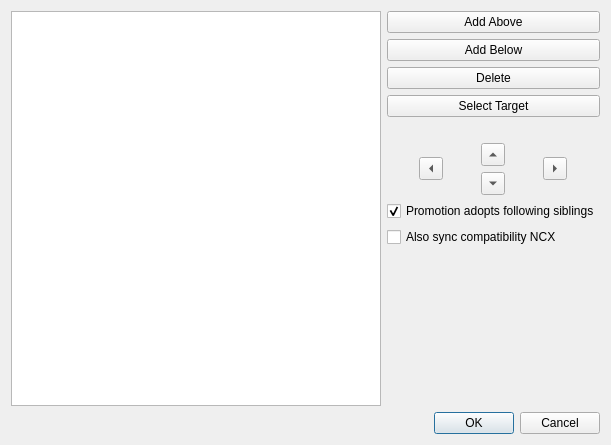
<?xml version="1.0" encoding="UTF-8"?>
<ui version="4.0">
 <class>EditTOC</class>
 <widget class="QDialog" name="EditTOC">
  <property name="geometry">
   <rect>
    <x>0</x>
    <y>0</y>
    <width>611</width>
    <height>445</height>
   </rect>
  </property>
  <property name="windowTitle">
   <string>Edit Table Of Contents</string>
  </property>
  <layout class="QVBoxLayout" name="verticalLayout">
   <item>
    <layout class="QHBoxLayout" name="horizontalLayout">
     <item>
      <widget class="QTreeView" name="TOCTree">
       <property name="sizePolicy">
        <sizepolicy hsizetype="Expanding" vsizetype="Expanding">
         <horstretch>1</horstretch>
         <verstretch>1</verstretch>
        </sizepolicy>
       </property>
       <property name="tabKeyNavigation">
        <bool>false</bool>
       </property>
       <property name="showDropIndicator" stdset="0">
        <bool>false</bool>
       </property>
       <property name="dragEnabled">
        <bool>false</bool>
       </property>
       <property name="alternatingRowColors">
        <bool>true</bool>
       </property>
       <property name="indentation">
        <number>15</number>
       </property>
       <property name="uniformRowHeights">
        <bool>true</bool>
       </property>
      </widget>
     </item>
     <item>
      <layout class="QVBoxLayout" name="verticalLayout_2">
       <item>
        <widget class="QPushButton" name="AddEntryAbove">
         <property name="toolTip">
          <string>Insert a blank entry above the currently selected entry.</string>
         </property>
         <property name="text">
          <string>Add Above</string>
         </property>
         <property name="focusPolicy">
           <enum>Qt::TabFocus</enum>
         </property>
        </widget>
       </item>
       <item>
        <widget class="QPushButton" name="AddEntryBelow">
         <property name="toolTip">
          <string>Add a blank entry below the currently selected entry.</string>
         </property>
         <property name="text">
          <string>Add Below</string>
         </property>
         <property name="focusPolicy">
           <enum>Qt::TabFocus</enum>
         </property>
        </widget>
       </item>
       <item>
        <widget class="QPushButton" name="DeleteEntry">
         <property name="toolTip">
          <string>Delete the selected TOC entry</string>
         </property>
         <property name="text">
          <string>Delete</string>
         </property>
         <property name="focusPolicy">
           <enum>Qt::TabFocus</enum>
         </property>
        </widget>
       </item>
       <item>
        <widget class="QPushButton" name="SelectTarget">
         <property name="toolTip">
          <string>Set the destination of the TOC entry from a list of valid targets in the book.</string>
         </property>
         <property name="text">
          <string>Select Target</string>
         </property>
         <property name="focusPolicy">
           <enum>Qt::TabFocus</enum>
         </property>
        </widget>
       </item>
       <item>
        <spacer name="verticalSpacer_2">
         <property name="orientation">
          <enum>Qt::Vertical</enum>
         </property>
         <property name="sizeType">
          <enum>QSizePolicy::Fixed</enum>
         </property>
         <property name="sizeHint" stdset="0">
          <size>
           <width>20</width>
           <height>20</height>
          </size>
         </property>
        </spacer>
       </item>
       <item>
        <layout class="QHBoxLayout" name="horizontalLayout_2">
         <item>
          <widget class="QToolButton" name="MoveLeft">
           <property name="toolTip">
            <string>Promote selected entries and place their following siblings beneath them; keeps TOC reading order.
You can also use the left arrow key.</string>
           </property>
           <property name="accessibleName">
            <string>Promote one level</string>
           </property>
           <property name="text">
            <string/>
           </property>
           <property name="arrowType">
            <enum>Qt::LeftArrow</enum>
           </property>
           <property name="focusPolicy">
             <enum>Qt::TabFocus</enum>
           </property>
          </widget>
         </item>
         <item>
          <layout class="QVBoxLayout" name="verticalLayout_3">
           <item>
            <widget class="QToolButton" name="MoveUp">
             <property name="text">
              <string>...</string>
             </property>
             <property name="arrowType">
              <enum>Qt::UpArrow</enum>
             </property>
             <property name="focusPolicy">
              <enum>Qt::TabFocus</enum>
            </property>
            </widget>
           </item>
           <item>
            <widget class="QToolButton" name="MoveDown">
             <property name="text">
              <string>...</string>
             </property>
             <property name="arrowType">
              <enum>Qt::DownArrow</enum>
             </property>
             <property name="focusPolicy">
              <enum>Qt::TabFocus</enum>
             </property>
            </widget>
           </item>
          </layout>
         </item>
         <item>
          <widget class="QToolButton" name="MoveRight">
           <property name="toolTip">
            <string>Move selected entries beneath the previous sibling and preserve existing subentries.
You can also use the right arrow key.</string>
           </property>
           <property name="accessibleName">
            <string>Demote one level</string>
           </property>
           <property name="text">
            <string/>
           </property>
           <property name="arrowType">
            <enum>Qt::RightArrow</enum>
           </property>
           <property name="focusPolicy">
            <enum>Qt::TabFocus</enum>
           </property>
          </widget>
         </item>
        </layout>
       </item>
       <item>
       <widget class="QCheckBox" name="PromoteAdoptsFollowing">
         <property name="toolTip">
          <string>When enabled, promoted entries adopt following siblings so TOC reading order stays unchanged.</string>
         </property>
         <property name="text">
          <string>Promotion adopts following siblings</string>
         </property>
         <property name="checked">
          <bool>true</bool>
         </property>
        </widget>
       </item>
       <item>
        <widget class="QCheckBox" name="SyncNcx">
         <property name="toolTip">
          <string>When enabled, apply the final TOC hierarchy to the EPUB 3 compatibility NCX as well.</string>
         </property>
         <property name="text">
          <string>Also sync compatibility NCX</string>
         </property>
         <property name="visible">
          <bool>false</bool>
         </property>
        </widget>
       </item>
       <item>
        <widget class="QLabel" name="OperationStatus">
         <property name="accessibleName">
          <string>TOC edit status</string>
         </property>
         <property name="text">
          <string/>
         </property>
         <property name="wordWrap">
          <bool>true</bool>
         </property>
        </widget>
       </item>
       <item>
        <spacer name="verticalSpacer">
         <property name="orientation">
          <enum>Qt::Vertical</enum>
         </property>
         <property name="sizeHint" stdset="0">
          <size>
           <width>20</width>
           <height>40</height>
          </size>
         </property>
        </spacer>
       </item>
      </layout>
     </item>
    </layout>
   </item>
   <item>
    <widget class="QDialogButtonBox" name="buttonBox">
     <property name="orientation">
      <enum>Qt::Horizontal</enum>
     </property>
     <property name="standardButtons">
      <set>QDialogButtonBox::Cancel|QDialogButtonBox::Ok</set>
     </property>
     <property name="centerButtons">
      <bool>false</bool>
     </property>
    </widget>
   </item>
  </layout>
 </widget>
 <resources/>
 <connections>
  <connection>
   <sender>buttonBox</sender>
   <signal>accepted()</signal>
   <receiver>EditTOC</receiver>
   <slot>accept()</slot>
   <hints>
    <hint type="sourcelabel">
     <x>248</x>
     <y>254</y>
    </hint>
    <hint type="destinationlabel">
     <x>157</x>
     <y>274</y>
    </hint>
   </hints>
  </connection>
  <connection>
   <sender>buttonBox</sender>
   <signal>rejected()</signal>
   <receiver>EditTOC</receiver>
   <slot>reject()</slot>
   <hints>
    <hint type="sourcelabel">
     <x>316</x>
     <y>260</y>
    </hint>
    <hint type="destinationlabel">
     <x>286</x>
     <y>274</y>
    </hint>
   </hints>
  </connection>
 </connections>
</ui>
